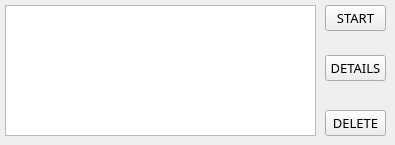
      <widget class="QWidget" name="tab">
       <attribute name="title">
        <string>ALGORITHMS</string>
       </attribute>
       <widget class="QTableView" name="tableView_5">
        <property name="geometry">
         <rect>
          <x>5</x>
          <y>5</y>
          <width>311</width>
          <height>131</height>
         </rect>
        </property>
        <property name="selectionMode">
         <enum>QAbstractItemView::SingleSelection</enum>
        </property>
        <property name="selectionBehavior">
         <enum>QAbstractItemView::SelectRows</enum>
        </property>
       </widget>
       <widget class="QPushButton" name="pushButton_21">
        <property name="geometry">
         <rect>
          <x>325</x>
          <y>110</y>
          <width>61</width>
          <height>26</height>
         </rect>
        </property>
        <property name="font">
         <font>
          <family>FixedsysTTF</family>
          <pointsize>10</pointsize>
          <weight>50</weight>
          <italic>false</italic>
          <bold>false</bold>
          <underline>false</underline>
          <strikeout>false</strikeout>
          <kerning>true</kerning>
         </font>
        </property>
        <property name="text">
         <string>DELETE</string>
        </property>
       </widget>
       <widget class="QPushButton" name="pushButton_23">
        <property name="geometry">
         <rect>
          <x>325</x>
          <y>55</y>
          <width>61</width>
          <height>26</height>
         </rect>
        </property>
        <property name="font">
         <font>
          <family>FixedsysTTF</family>
          <pointsize>10</pointsize>
          <weight>50</weight>
          <italic>false</italic>
          <bold>false</bold>
          <underline>false</underline>
          <strikeout>false</strikeout>
          <kerning>true</kerning>
         </font>
        </property>
        <property name="text">
         <string>DETAILS</string>
        </property>
       </widget>
       <widget class="QPushButton" name="pushButton_20">
        <property name="geometry">
         <rect>
          <x>325</x>
          <y>5</y>
          <width>61</width>
          <height>26</height>
         </rect>
        </property>
        <property name="font">
         <font>
          <family>FixedsysTTF</family>
          <pointsize>10</pointsize>
          <weight>50</weight>
          <italic>false</italic>
          <bold>false</bold>
          <underline>false</underline>
          <strikeout>false</strikeout>
          <kerning>true</kerning>
         </font>
        </property>
        <property name="text">
         <string>START</string>
        </property>
       </widget>
      </widget>
